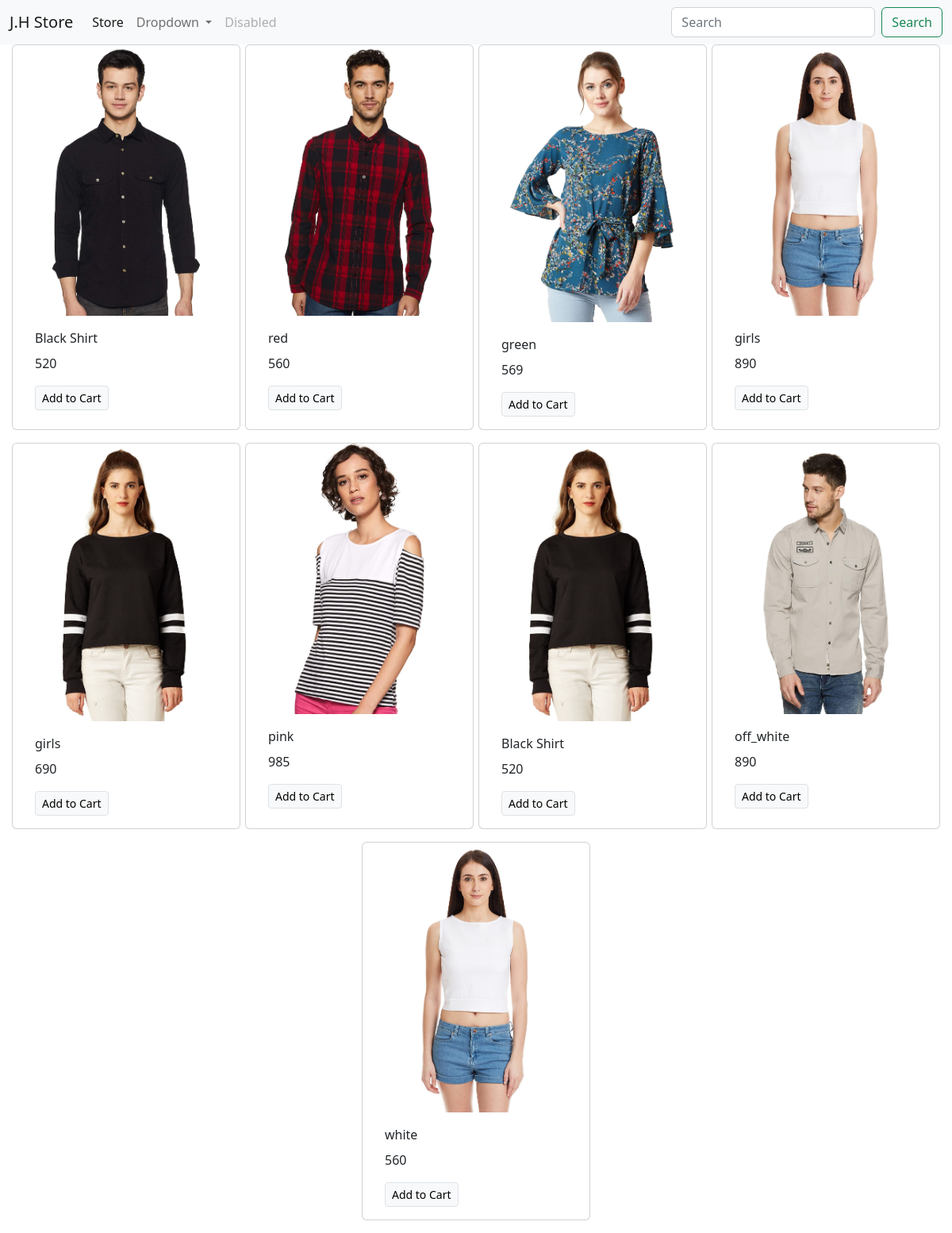
The page / on the database its author committed.
### store/models/product.py (models this page shows)
class Product(models.Model):
    product_name= models.CharField(max_length=30)
    product_catgory=models.ForeignKey(Category,on_delete=models.CASCADE,default=1)
    product_price=models.IntegerField(default=0)
    product_description=models.CharField(max_length=200,default='',null=True,blank=True)
    product_image=models.ImageField(upload_to='uploads/products')
    @staticmethod
    def get_all_products():
        return Product.objects.all()

### store/views.py (the view)
# urls.py: path('',homepage)
def homepage(request):
    prds=Product.get_all_products()
    return render(request,'Index/Index.html', {"Products":prds})

### store/templates/Index/index.html (shortened to what this page needs)
<!doctype html>
<html lang="en">
  <head>
    <link href="https://cdn.jsdelivr.net/npm/bootstrap@5.2.1/dist/css/bootstrap.min.css" rel="stylesheet">
  </head>
  <body>
    <nav class="navbar navbar-expand-lg bg-light">
      <div class="container-fluid">
        <a class="navbar-brand" href="#">J.H Store</a>
        <div class="collapse navbar-collapse" id="navbarSupportedContent">
          <ul class="navbar-nav me-auto mb-2 mb-lg-0">
            <li class="nav-item">
              <a class="nav-link active" aria-current="page" href="#">Store</a>
            </li>
            <li class="nav-item dropdown">
              <a class="nav-link dropdown-toggle" href="#" role="button" data-bs-toggle="dropdown" aria-expanded="false">
                Dropdown
              </a>
            </li>
            <li class="nav-item">
              <a class="nav-link disabled">Disabled</a>
            </li>
          </ul>
          <form class="d-flex" role="search">
            <input class="form-control me-2" type="search" placeholder="Search" aria-label="Search">
            <button class="btn btn-outline-success" type="submit">Search</button>
          </form>
        </div>
      </div>
    </nav>
    <div class="container-fluid">
      <div class="row mx-auto">
        {% for product in Products %}
      <div class="card mx-auto mb-3" style="width: 18rem;">
          <img class="card-img-top" src="{{product.product_image.url}}" alt="Card image cap">
          <div class="card-body">
            <p class="card-title">{{product.product_name}}</p>
            <p class="card-text">{{product.product_price}}</p>
            <a href="#" class="btn btn-light border btn-sm">Add to Cart</a>
          </div>
      </div>
      {% endfor %}
      </div>
    </div>
  </body>
</html>

### rows shown on the page
Product: product_image (picture), product_name "Black Shirt", product_price "520"
Product: product_image (picture), product_name "red", product_price "560"
Product: product_image (picture), product_name "green", product_price "569"
Product: product_image (picture), product_name "girls", product_price "890"
Product: product_image (picture), product_name "girls", product_price "690"
Product: product_image (picture), product_name "pink", product_price "985"
Product: product_image (picture), product_name "Black Shirt", product_price "520"
Product: product_image (picture), product_name "off_white", product_price "890"
Product: product_image (picture), product_name "white", product_price "560"
